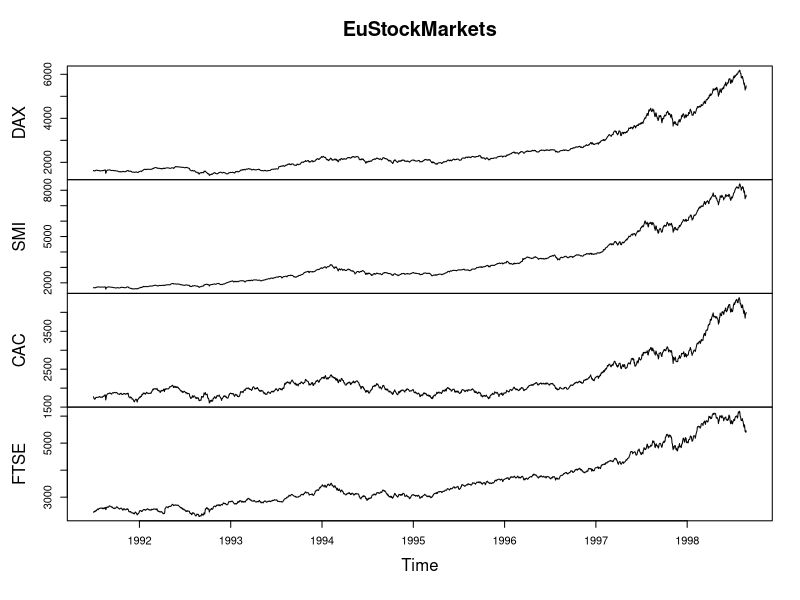

R code for this plot:
library(datasets)
data(EuStockMarkets)
A = as.data.frame(EuStockMarkets)
plot(EuStockMarkets)

A_DAX = data.frame(day = integer(1860), x = double(1860),stringsAsFactors=FALSE)
A_SMI = data.frame(day = integer(1860), x = double(1860),stringsAsFactors=FALSE)
A_CAC = data.frame(day = integer(1860), x = double(1860),stringsAsFactors=FALSE)
A_FTSE = data.frame(day = integer(1860), x = double(1860),stringsAsFactors=FALSE)

for(i in seq(1,1860))
{
  A_DAX$day[[i]] = i
  A_DAX$x[[i]] = A$DAX[[i]]
  
  A_SMI$day[[i]] = i
  A_SMI$x[[i]] = A$SMI[[i]]
  
  A_CAC$day[[i]] = i
  A_CAC$x[[i]] = A$CAC[[i]]
  
  A_FTSE$day[[i]] = i
  A_FTSE$x[[i]] = A$FTSE[[i]]
  
}

f_DAX = lm(x~ ., data = A_DAX) 
summary(f_DAX)

f_SMI = lm(x~ ., data = A_SMI) 
summary(f_SMI)

f_CAC = lm(x~ ., data = A_CAC) 
summary(f_CAC)

f_FTSE = lm(x~ ., data = A_FTSE) 
summary(f_FTSE)

